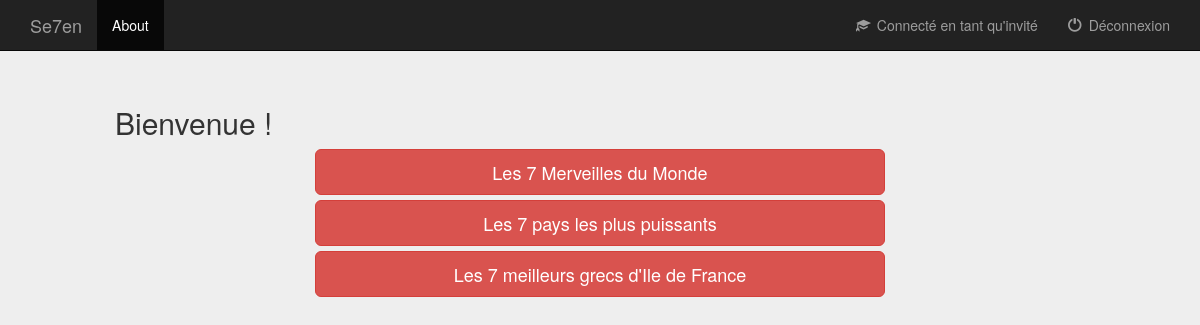
/main/menu_principal.php, run on the app's committed database.
### tables this page shows
CREATE TABLE IF NOT EXISTS `questionnaires` (
  `idQuestionnaire` smallint(6) NOT NULL AUTO_INCREMENT,
  `nomQuestionnaire` tinytext NOT NULL,
  PRIMARY KEY (`idQuestionnaire`)
);

### main/menu_principal.php (the view, shortened to what this page needs)
<?php
    require ('header.php');
    require('../database_auth.php');
?>
    <div class="col-lg-offset-1 col-md-offset-1 col-sm-offset-1 col-lg-11 col-md-11 col-sm-11"> <h2>Bienvenue !</h2> </div>
    <?php
      $req=$bd->prepare('select * from Questionnaires');
      $req->execute();
      echo '<div class="col-lg-offset-3 col-lg-6 col-lg-offset-3 col-md-offset-3 col-md-6 col-md-offset-3 col-sm-offset-3 col-sm-6 col-sm-offset-3" style="text-align: center;">';
      while($tab = $req->fetch(PDO::FETCH_ASSOC)){
        echo "<button class='btn btn-lg btn-danger btn-block auth_form_submitter' id='buttonConnexion' type='submit'>" . $tab['nomQuestionnaire'] . "</button>";
      }
      echo "</div>";
    ?>

### main/css/header.css (style rules this page uses)
body { padding-bottom: 40px; background-color: #eee; }

### data on the page
questionnaires: nomQuestionnaire "Les 7 Merveilles du Monde"
questionnaires: nomQuestionnaire "Les 7 pays les plus puissants"
questionnaires: nomQuestionnaire "Les 7 meilleurs grecs d'Ile de France"
